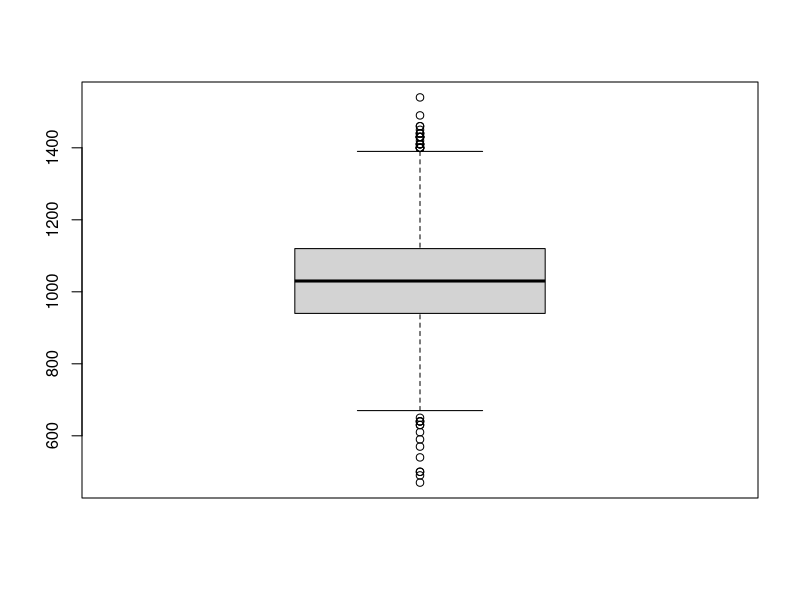
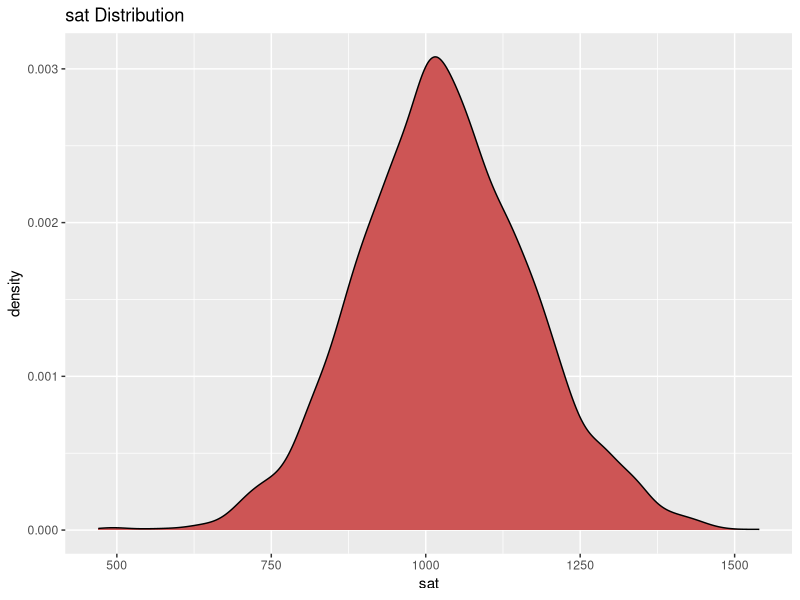

R code for these plots, in order: (Note: this script raises an error after producing the figures.)
#0 Imports
library(knitr)
if (!require('dplyr')) install.packages('dplyr'); library('dplyr')
if (!require('plyr')) install.packages('plyr'); library('plyr')
if (!require('ggplot2')) install.packages('ggplot2'); library('ggplot2')

#******
#1 - Carrega de l'arxiu
#******
  
df.raw <- read.csv("gpa_row.csv", sep=",")
dim(df.raw)
str(df.raw)
head(df.raw)
summary(df.raw)
sapply(df.raw,class)

## NA values
colSums(is.na(df.raw))
row.has.na <- apply(df.raw, 1, function(x){any(is.na(x))})
df.with.na <- df.raw[row.has.na,]
df.with.na

## Duplicate df to do the cleaning tasks
df.clean <- df.raw

#Utilities
castToNumeric <- function(data){
  num <- as.numeric(data)
}

castToInteger <- function(data){
  int <- as.integer(data)
}


#******
#2 - Normalització de les variables qualitatives
#******
## Athlete

typeof(df.clean$athlete)
unique(df.clean$athlete)
#Revalue to unique 
df.clean$athlete <- revalue (x = df.clean$athlete, c("true"="TRUE", "false"="FALSE"))
unique(df.clean$athlete)

castToLogical <- function(data){
  data <- as.logical(data)
}

df.clean$athlete <- castToLogical(df.clean$athlete)
typeof(df.clean$athlete)
unique(df.clean$athlete)


factorVectorGeneration <- function(data){
  f <- factor(data)
}
df.clean$athlete <- factorVectorGeneration(df.clean$athlete)

typeof(df.clean$athlete)
unique(df.clean$athlete)
sapply(df.clean,class)


## Female
typeof(df.clean$female)
unique(df.clean$female)

df.clean$female <- factorVectorGeneration(df.clean$female)
typeof(df.clean$female)
levels(df.clean$female)
nlevels(df.clean$female)
sapply(df.clean,class)


## White

typeof(df.clean$white)
unique(df.clean$white)
#Revalue to unique 
df.clean$white <- revalue (x = df.clean$white, c("true"="TRUE","TRUE   "="TRUE", "  TRUE"="TRUE" ,"false"="FALSE"))
unique(df.clean$white)
#Cast to Logical
df.clean$white <- castToLogical(df.clean$white)
typeof(df.clean$white)
unique(df.clean$white)
#Transform to factor
df.clean$white <- factorVectorGeneration(df.clean$white)
#Checking Factor
typeof(df.clean$white)
levels(df.clean$white)
nlevels(df.clean$white)
sapply(df.clean,class)


## Black
#Type and unique checking
typeof(df.clean$black)
unique(df.clean$black)
#Revalue to unique 
df.clean$black <- revalue (x = df.clean$black, c( "TRUE   "="TRUE", "false"="FALSE", "  FALSE"="FALSE", "FALSE   "="FALSE"))
unique(df.clean$black)
#Cast to Logical
df.clean$black <- castToLogical(df.clean$black)
typeof(df.clean$black)
unique(df.clean$black)
#Transform to factor
df.clean$black <- factorVectorGeneration(df.clean$black)
#Checking Factor
typeof(df.clean$black)
levels(df.clean$black)
nlevels(df.clean$black)
sapply(df.clean,class)


#******
#3 - Normalització de les variables quantitatives
#******

  
##sat
#Type checking
sapply(df.clean,class)
#Range values
summary(df.clean$sat)
#There is no NA value
any(is.na(df.clean$sat))
#Cast to numeric
castToNumeric <- function(data){
  num <- as.numeric(data)
}

##tothrs
#Type checking
sapply(df.clean,class)
#There is no NA value
any(is.na(df.clean$sat))
#Transform without units, comma -> dot and numeric datatype
cleanAndExtractNum <- function(row){
  num <- gsub("[a-zA-Z ]", "", row) #Elimiem caracters
  num <- as.numeric(gsub(",", ".",num)) #Comma to dot, to numeric
}
df.clean$tothrs <- cleanAndExtractNum(df.clean$tothrs)
#Checking type
sapply(df.clean,class)


##colpga
#Type checking
sapply(df.clean,class)
#There is no NA value
any(is.na(df.clean$colgpa))
row.has.na <- apply(df.raw, 1, function(x){any(is.na(x))})
df.with.na <- df.raw[row.has.na,]
head(df.with.na)
#Range values
summary(df.clean$colgpa)


##hsize
#Type checking
sapply(df.clean,class)
#Cast to numeric
df.clean$hsize <- cleanAndExtractNum(df.clean$hsize)

sapply(df.clean,class)


##hsperc
#Type checking
sapply(df.clean,class)
#Round 3 digits
df.clean$hsperc <- round(df.clean$hsperc, digits=3)
#Checking type
sapply(df.clean,class)
head(df.clean)
colSums(is.na(df.clean))


#******
#4 - Valors atípics
#******
##sat
#Range values
summary(df.clean$sat)
#Box plot
boxplot(df.clean$sat)
#Density distribution
ggplot(df.clean, aes(x = sat)) +
  geom_density(fill = "indianred3") + 
  labs(title = "sat Distribution")

# #Set NA out of range
df.clean$sat[ 0 > df.clean$sat || df.clean$sat > 1600 ] <- NA
#Check if exist new NAs
sum(is.na(df.clean$sat))




##hsize
#Range values
summary(df.clean$hsize)
#Box plot
boxplot(df.clean$hsize)
hsize.out<-boxplot.stats(df.clean$hsize)$out
length(hsize.out)
sort(hsize.out)[1:169]
sum(df.clean$hsize>7)
#Density distribution
ggplot(df.clean, aes(x = hsize)) +
  geom_density(fill = "indianred3") + 
  labs(title = "Age Distribution")